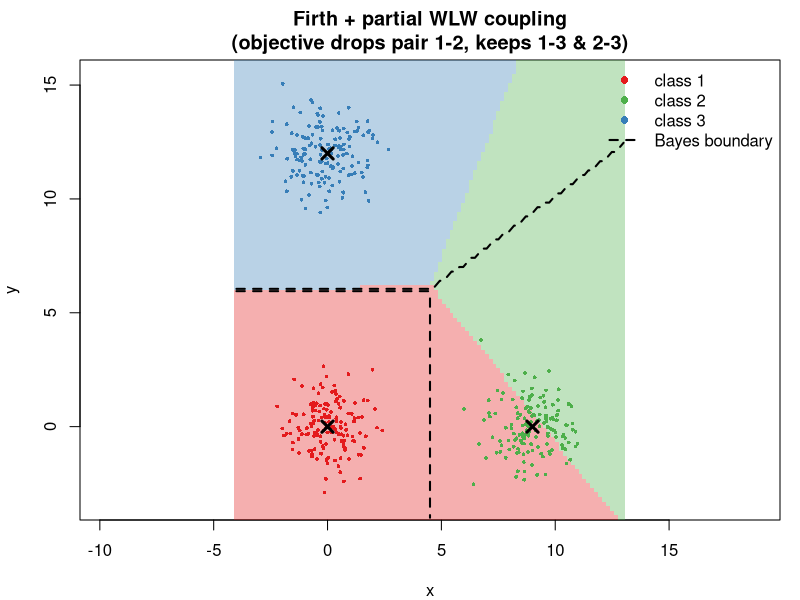
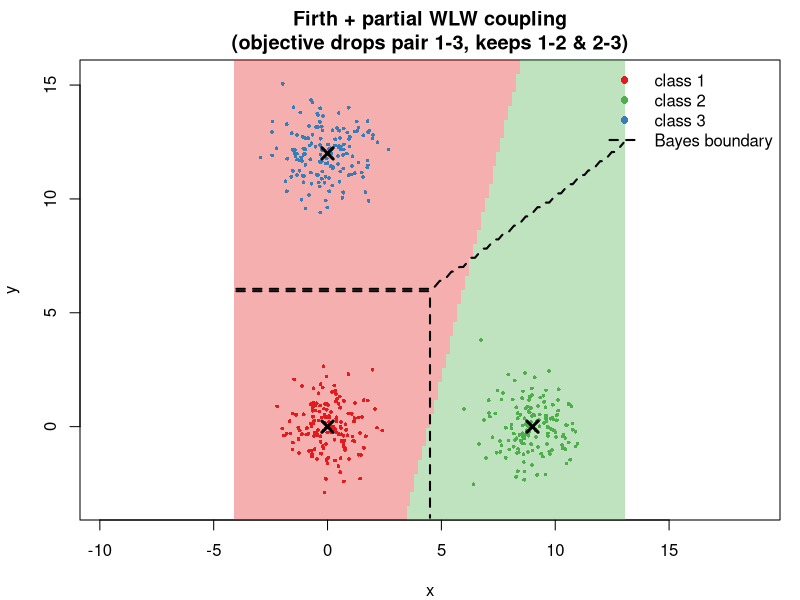
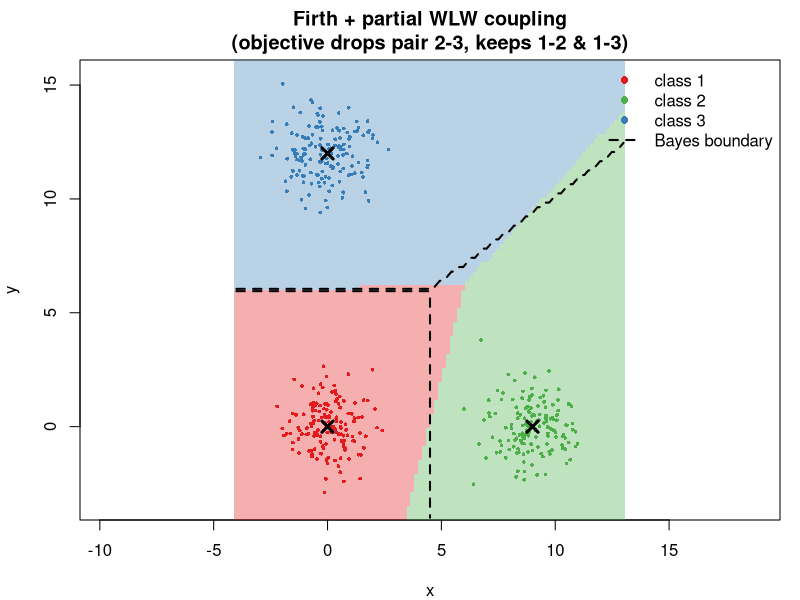
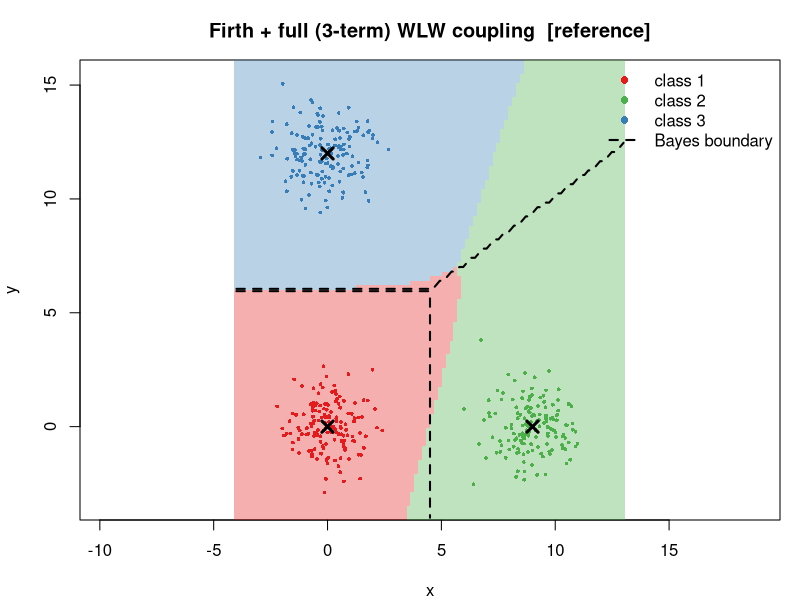

R code for these plots, in order:
# Firth logistic regression + PARTIAL Wu-Lin-Weng coupling.
#
# Same 3-class setup as three_class_firth_coupling.R (self-contained here):
# bivariate Normal classes, identity covariance, means forming a 9-12-15
# right triangle (right angle at class 1), with a pairwise Firth logistic
# fit for each of the 3 class pairs.
#
# The full WLW (2004) coupling finds p minimizing the least-squares
# objective built from ALL THREE pairwise terms:
#     L(p) = sum_{i<j} (r_ji*p_i - r_ij*p_j)^2      over (1,2), (1,3), (2,3)
#
# Here we instead build the objective from only TWO of those three terms
# -- "partial" coupling -- dropping one pairwise comparison entirely from
# the optimization (though all 3 Firth models are still fit; the dropped
# pair's classifier just never enters the coupling objective). There are
# 3 ways to pick 2 of 3 terms, i.e. 3 ways to choose which pair to drop:
#     drop (1,2): keep (1,3) and (2,3)
#     drop (1,3): keep (1,2) and (2,3)
#     drop (2,3): keep (1,2) and (1,3)
# We solve all three with the same fixed-point iteration WLW uses (it's a
# general quadratic-minimization-on-the-simplex solver; it doesn't care how
# Q was built), plot argmax decision regions for each, and overlay the true
# Bayes boundary plus the full (3-term) WLW result for reference.

suppressPackageStartupMessages(library(MASS))

set.seed(1)

## ---- 1. Class means: right triangle with sides 9, 12, 15 ------------------
mu1 <- c(0, 0)
mu2 <- c(9, 0)
mu3 <- c(0, 12)   # right angle at mu1; |mu2-mu3| = sqrt(9^2+12^2) = 15
means <- rbind(mu1, mu2, mu3)
rownames(means) <- paste0("class", 1:3)

## ---- 2. Sample data ---------------------------------------------------------
n <- 150   # points per class
sample_class <- function(mu, n) cbind(x = rnorm(n, mu[1], 1), y = rnorm(n, mu[2], 1))
X1 <- sample_class(mu1, n); X2 <- sample_class(mu2, n); X3 <- sample_class(mu3, n)
dat <- data.frame(
  x = c(X1[, 1], X2[, 1], X3[, 1]),
  y = c(X1[, 2], X2[, 2], X3[, 2]),
  class = factor(rep(1:3, each = n))
)

## ---- 3. Firth logistic regression (multi-dim design matrix) ---------------
firth_logistic <- function(X, y, tol = 1e-8, max_iter = 50) {
  X <- cbind(Intercept = 1, X)
  beta <- rep(0, ncol(X))
  for (i in 1:max_iter) {
    eta  <- as.vector(X %*% beta)
    p_i  <- plogis(eta)
    W    <- p_i * (1 - p_i)
    XtWX <- t(X) %*% (X * W)
    XtWX_inv <- solve(XtWX)
    h <- W * rowSums((X %*% XtWX_inv) * X)
    U_star <- t(X) %*% (y - p_i + h * (0.5 - p_i))
    step <- as.vector(XtWX_inv %*% U_star)
    beta <- beta + step
    if (max(abs(step)) < tol) break
  }
  list(beta = beta, n_iter = i)
}
predict_firth <- function(fit, Xnew) plogis(as.vector(cbind(1, Xnew) %*% fit$beta))

## ---- 4. Fit one Firth model per class pair ---------------------------------
pairs <- combn(3, 2, simplify = FALSE)   # (1,2) (1,3) (2,3)
pair_fits <- list()
for (pr in pairs) {
  lo <- pr[1]; hi <- pr[2]
  sub <- dat[dat$class %in% c(lo, hi), ]
  Xp <- as.matrix(sub[, c("x", "y")])
  yp <- as.integer(sub$class == hi)
  fit <- firth_logistic(Xp, yp)
  pair_fits[[paste0(lo, "_", hi)]] <- fit
  cat(sprintf("Firth pair (%d,%d): beta = (%.4f, %.4f, %.4f), iters = %d\n",
              lo, hi, fit$beta[1], fit$beta[2], fit$beta[3], fit$n_iter))
}
cat("\n")

pr_pair <- function(a, b, Xnew) {
  lo <- min(a, b); hi <- max(a, b)
  fit  <- pair_fits[[paste0(lo, "_", hi)]]
  p_hi <- predict_firth(fit, Xnew)
  if (a == hi) p_hi else 1 - p_hi
}

## ---- 5. Wu-Lin-Weng coupling, generalized to an arbitrary subset of pairs -
## `include`: a list of pairs, e.g. list(c(1,2), c(1,3)), that defines which
## terms of the least-squares objective L(p) = sum (r_ji p_i - r_ij p_j)^2
## are included. Passing all 3 pairs reproduces the original full WLW
## algorithm exactly; passing 2 gives the "partial" coupling used here.
wlw_couple_general <- function(r, include, max_iter = 200, eps = NULL) {
  k <- nrow(r)
  if (is.null(eps)) eps <- 0.005 / k
  Q <- matrix(0, k, k)
  for (pr in include) {
    a <- pr[1]; b <- pr[2]
    Q[a, a] <- Q[a, a] + r[b, a]^2
    Q[b, b] <- Q[b, b] + r[a, b]^2
    Q[a, b] <- Q[a, b] - r[b, a] * r[a, b]
    Q[b, a] <- Q[b, a] - r[a, b] * r[b, a]
  }
  p <- rep(1 / k, k)
  for (iter in 1:max_iter) {
    Qp  <- as.vector(Q %*% p)
    pQp <- sum(p * Qp)
    if (max(abs(Qp - pQp)) < eps) break
    for (t in 1:k) {
      if (Q[t, t] == 0) next   # class t not covered by any included pair
      diff  <- (-Qp[t] + pQp) / Q[t, t]
      p[t]  <- p[t] + diff
      pQp   <- (pQp + diff * (diff * Q[t, t] + 2 * Qp[t])) / (1 + diff)^2
      Qp    <- (Qp + diff * Q[t, ]) / (1 + diff)
      p     <- p / (1 + diff)
    }
  }
  p / sum(p)
}

all_pairs <- list(c(1, 2), c(1, 3), c(2, 3))
wlw_full   <- function(r) wlw_couple_general(r, all_pairs)
wlw_drop12 <- function(r) wlw_couple_general(r, list(c(1, 3), c(2, 3)))  # drop pair (1,2)
wlw_drop13 <- function(r) wlw_couple_general(r, list(c(1, 2), c(2, 3)))  # drop pair (1,3)
wlw_drop23 <- function(r) wlw_couple_general(r, list(c(1, 2), c(1, 3)))  # drop pair (2,3)

## Clamp pairwise probabilities away from exactly 0/1 (well-separated Firth
## fits can underflow there, which would make some Q[t,t] exactly 0).
clamp01 <- function(p, eps = 1e-10) pmin(pmax(p, eps), 1 - eps)

couple_predict <- function(Xnew, couple_fn, pr_pair_fn = pr_pair) {
  r12 <- clamp01(pr_pair_fn(1, 2, Xnew)); r21 <- 1 - r12
  r13 <- clamp01(pr_pair_fn(1, 3, Xnew)); r31 <- 1 - r13
  r23 <- clamp01(pr_pair_fn(2, 3, Xnew)); r32 <- 1 - r23
  Pm <- matrix(0, nrow(Xnew), 3)
  for (i in seq_len(nrow(Xnew))) {
    r <- matrix(0, 3, 3)
    r[1, 2] <- r12[i]; r[2, 1] <- r21[i]
    r[1, 3] <- r13[i]; r[3, 1] <- r31[i]
    r[2, 3] <- r23[i]; r[3, 2] <- r32[i]
    Pm[i, ] <- couple_fn(r)
  }
  Pm
}

## ---- 6. Exact Bayes-optimal classifier from the TRUE generating model -----
bayes_predict <- function(Xnew) {
  D <- cbind(
    rowSums((Xnew - matrix(mu1, nrow(Xnew), 2, byrow = TRUE))^2),
    rowSums((Xnew - matrix(mu2, nrow(Xnew), 2, byrow = TRUE))^2),
    rowSums((Xnew - matrix(mu3, nrow(Xnew), 2, byrow = TRUE))^2)
  )
  logf <- -0.5 * D
  m <- apply(logf, 1, max)
  ex <- exp(logf - m)
  ex / rowSums(ex)
}

## ---- 7. Validate on the training data --------------------------------------
Xtr <- as.matrix(dat[, c("x", "y")])
acc <- function(P) mean(max.col(P) == as.integer(dat$class))

Ptr_full   <- couple_predict(Xtr, wlw_full)
Ptr_drop12 <- couple_predict(Xtr, wlw_drop12)
Ptr_drop13 <- couple_predict(Xtr, wlw_drop13)
Ptr_drop23 <- couple_predict(Xtr, wlw_drop23)
Ptr_bayes  <- bayes_predict(Xtr)

cat(sprintf(paste0("Training accuracy -- full WLW: %.1f%%   drop(1,2): %.1f%%   ",
                    "drop(1,3): %.1f%%   drop(2,3): %.1f%%   Bayes: %.1f%%\n\n"),
            100 * acc(Ptr_full), 100 * acc(Ptr_drop12),
            100 * acc(Ptr_drop13), 100 * acc(Ptr_drop23), 100 * acc(Ptr_bayes)))

## ---- 8. Grid over the rectangle bounding the three means -------------------
margin <- 4
gx <- seq(min(means[, 1]) - margin, max(means[, 1]) + margin, length.out = 100)
gy <- seq(min(means[, 2]) - margin, max(means[, 2]) + margin, length.out = 100)
grid <- expand.grid(x = gx, y = gy)
Xg <- as.matrix(grid)
nx <- length(gx); ny <- length(gy)

grid$pred_full   <- max.col(couple_predict(Xg, wlw_full))
grid$pred_drop12 <- max.col(couple_predict(Xg, wlw_drop12))
grid$pred_drop13 <- max.col(couple_predict(Xg, wlw_drop13))
grid$pred_drop23 <- max.col(couple_predict(Xg, wlw_drop23))
grid$pred_bayes  <- max.col(bayes_predict(Xg))

add_bayes_boundary <- function() {
  contour(gx, gy, matrix(grid$pred_bayes, nx, ny), levels = c(1.5, 2.5),
          add = TRUE, drawlabels = FALSE, lwd = 2, lty = 2, col = "black")
}

## ---- 9. Visualize: argmax regions for the 3 partial-coupling variants -----
## (plus the full 3-term WLW coupling as a reference panel)
dir <- path.expand("~/ams")
class_cols <- c("#e41a1c", "#4daf4a", "#377eb8")   # red, green, blue

plot_argmax <- function(pred_col, title, file_stub) {
  png(file.path(dir, file_stub), width = 7, height = 6, units = "in", res = 150)
  par(mar = c(4, 4, 3, 1))
  image(gx, gy, matrix(pred_col, nx, ny),
        col = adjustcolor(class_cols, alpha.f = 0.35), breaks = c(0.5, 1.5, 2.5, 3.5),
        xlab = "x", ylab = "y", asp = 1, main = title)
  points(dat$x, dat$y, col = class_cols[dat$class], pch = 16, cex = 0.5)
  points(means[, 1], means[, 2], pch = 4, lwd = 3, cex = 1.5)
  add_bayes_boundary()
  legend("topright", bty = "n", legend = c(paste("class", 1:3), "Bayes boundary"),
         col = c(class_cols, "black"), pch = c(16, 16, 16, NA), lty = c(NA, NA, NA, 2), lwd = 2)
  invisible(dev.off())
  cat("Wrote", file.path(dir, file_stub), "\n")
}

plot_argmax(grid$pred_drop12,
            "Firth + partial WLW coupling\n(objective drops pair 1-2, keeps 1-3 & 2-3)",
            "three_class_firth_partial_wlw_drop12_argmax.png")
plot_argmax(grid$pred_drop13,
            "Firth + partial WLW coupling\n(objective drops pair 1-3, keeps 1-2 & 2-3)",
            "three_class_firth_partial_wlw_drop13_argmax.png")
plot_argmax(grid$pred_drop23,
            "Firth + partial WLW coupling\n(objective drops pair 2-3, keeps 1-2 & 1-3)",
            "three_class_firth_partial_wlw_drop23_argmax.png")
plot_argmax(grid$pred_full,
            "Firth + full (3-term) WLW coupling  [reference]",
            "three_class_firth_full_wlw_argmax_reference.png")
